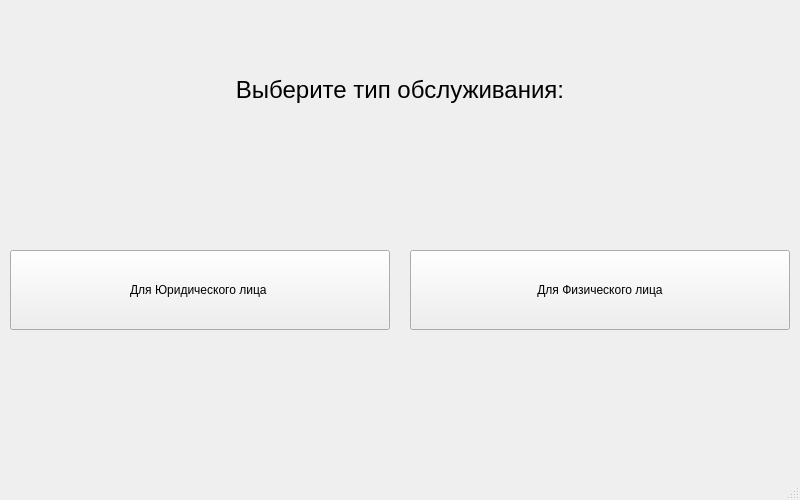
<?xml version="1.0" encoding="UTF-8"?>
<ui version="4.0">
 <class>MainWindow</class>
 <widget class="QMainWindow" name="MainWindow">
  <property name="geometry">
   <rect>
    <x>0</x>
    <y>0</y>
    <width>800</width>
    <height>500</height>
   </rect>
  </property>
  <property name="windowTitle">
   <string>MainWindow</string>
  </property>
  <widget class="QWidget" name="centralwidget">
   <widget class="QLabel" name="label">
    <property name="geometry">
     <rect>
      <x>0</x>
      <y>70</y>
      <width>800</width>
      <height>41</height>
     </rect>
    </property>
    <property name="styleSheet">
     <string notr="true">font: 14pt &quot;Calibri&quot;;</string>
    </property>
    <property name="text">
     <string>&lt;html&gt;&lt;head/&gt;&lt;body&gt;&lt;p align=&quot;center&quot;&gt;&lt;span style=&quot; font-size:18pt;&quot;&gt;Выберите тип обслуживания:&lt;/span&gt;&lt;/p&gt;&lt;/body&gt;&lt;/html&gt;</string>
    </property>
   </widget>
   <widget class="QPushButton" name="pushButton">
    <property name="enabled">
     <bool>true</bool>
    </property>
    <property name="geometry">
     <rect>
      <x>10</x>
      <y>250</y>
      <width>380</width>
      <height>80</height>
     </rect>
    </property>
    <property name="minimumSize">
     <size>
      <width>0</width>
      <height>80</height>
     </size>
    </property>
    <property name="styleSheet">
     <string notr="true">font: 14pt &quot;Calibri&quot;;</string>
    </property>
    <property name="text">
     <string>Для Юридического лица </string>
    </property>
   </widget>
   <widget class="QPushButton" name="pushButton_2">
    <property name="geometry">
     <rect>
      <x>410</x>
      <y>250</y>
      <width>380</width>
      <height>80</height>
     </rect>
    </property>
    <property name="minimumSize">
     <size>
      <width>0</width>
      <height>80</height>
     </size>
    </property>
    <property name="styleSheet">
     <string notr="true">font: 14pt &quot;Calibri&quot;;</string>
    </property>
    <property name="text">
     <string>Для Физического лица</string>
    </property>
   </widget>
   <widget class="QLabel" name="label_2">
    <property name="geometry">
     <rect>
      <x>560</x>
      <y>140</y>
      <width>91</width>
      <height>91</height>
     </rect>
    </property>
    <property name="text">
     <string/>
    </property>
    <property name="pixmap">
     <pixmap resource="qrs.qrc">:/individualWhite.svg</pixmap>
    </property>
   </widget>
   <widget class="QLabel" name="label_3">
    <property name="geometry">
     <rect>
      <x>160</x>
      <y>130</y>
      <width>121</width>
      <height>111</height>
     </rect>
    </property>
    <property name="maximumSize">
     <size>
      <width>1678</width>
      <height>1678</height>
     </size>
    </property>
    <property name="text">
     <string/>
    </property>
    <property name="pixmap">
     <pixmap resource="qrs.qrc">:/businessWhite.svg</pixmap>
    </property>
   </widget>
  </widget>
  <widget class="QMenuBar" name="menubar">
   <property name="geometry">
    <rect>
     <x>0</x>
     <y>0</y>
     <width>800</width>
     <height>22</height>
    </rect>
   </property>
  </widget>
  <widget class="QStatusBar" name="statusbar"/>
 </widget>
 <resources>
  <include location="qrs.qrc"/>
 </resources>
 <connections/>
</ui>
